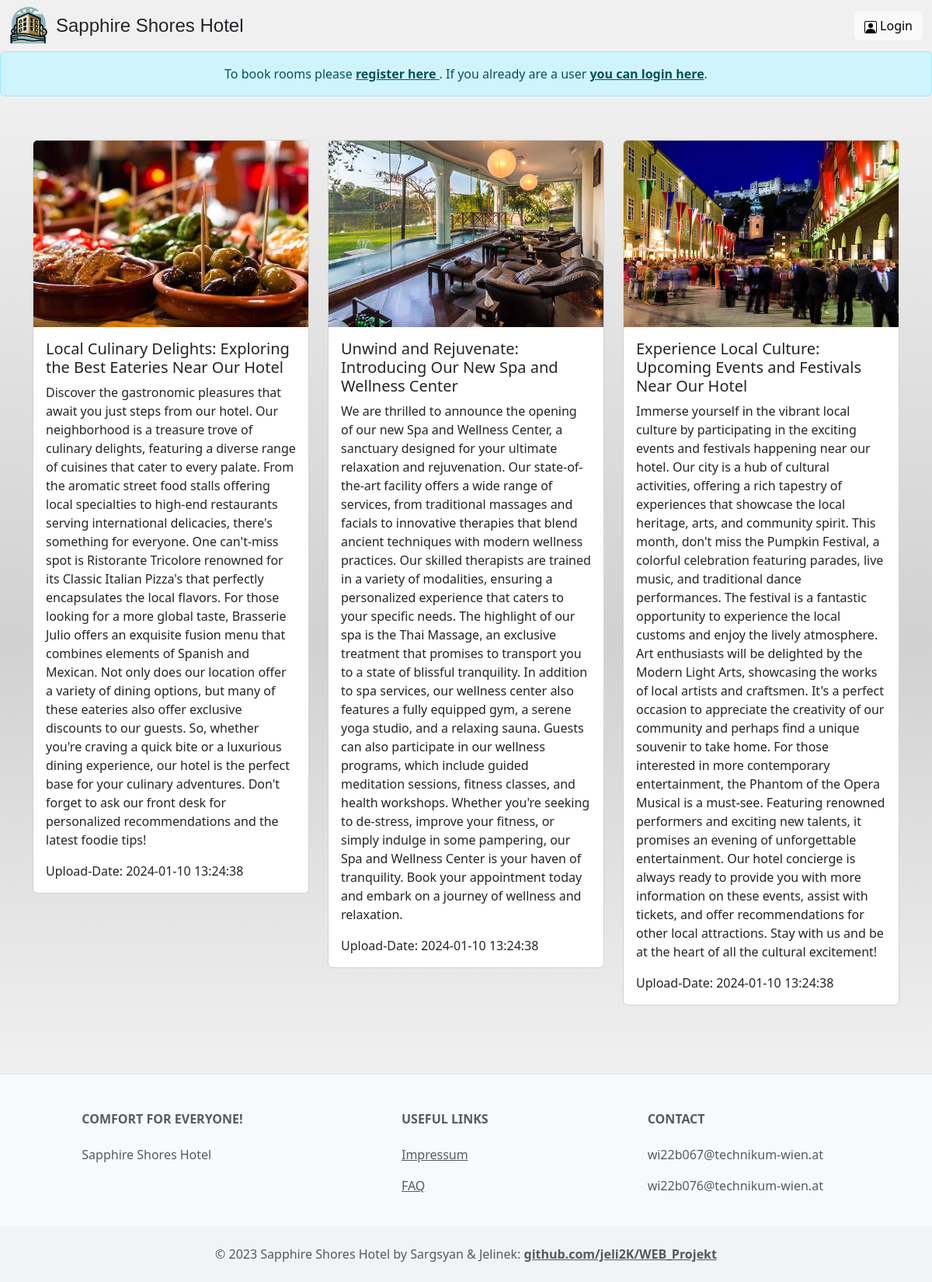
The app's page /home.php with its own data.
### tables this page shows
CREATE TABLE IF NOT EXISTS news (
    id INT AUTO_INCREMENT PRIMARY KEY,
    title VARCHAR(255) NOT NULL,
    text TEXT NOT NULL,
    date TIMESTAMP DEFAULT CURRENT_TIMESTAMP(),
    image_url VARCHAR(255) NOT NULL
);

### data/dbfunctions.php (called while the page is built, shortened)
<?php
function findAllNews () {
    global $db;
    $sql = "SELECT * FROM `news` ORDER BY `date` DESC";
    $result = $db->query($sql);
    $news = [];
    while ($row = $result->fetch_array()) {
        $news[] = $row;
    }
    return $news;
}
?>

### home.php (the view, shortened to what this page needs)
<?php
require_once("data/dbaccess.php");
require_once("data/dbfunctions.php");
?>
<!DOCTYPE html>
<html lang="de">
    <head>
        <?php include 'includes/head.php'; ?>
        <?php
        $loggedIn = false;
        ?>
        <link href="https://stackpath.bootstrapcdn.com/bootstrap/5.3.2/css/bootstrap.min.css" rel="stylesheet">
        <link href="override.css" rel="stylesheet">
    </head>
    <body>
        <nav>
        <?php
            include 'components/navbar.php';
        ?>
        </nav>
                <div class="row">
                    <div class="col-md-12 text-center mb-3">
                        <div class="alert alert-info" role="alert">
                            <?php
                            if ($loggedIn === true) {
                                echo "<a>Hello, " . htmlspecialchars($firstname) . "!</a>";
                            } else {
                                echo '<a>To book rooms please <a href="register.php" class="alert-link">register here </a>.';
                                echo ' <a> If you already are a user <a href="login.php" class="alert-link">you can login here</a>.';
                            }
                            ?>
                        </div>
                    </div>
                </div>
            <main>
                <section>
                    <div class="container my-4">
                        <div class="row">
                        <?php
                        foreach (findAllNews() as $news) {
                            echo '<div class="col-md-4 mb-3">';
                            echo '<div class="card">';
                            $imagePath = isset($news['image_url']) ? $news['image_url'] : '';
                            $imageName = pathinfo($imagePath, PATHINFO_FILENAME);
                            if (!empty($imagePath) && file_exists($imagePath)) {
                                echo '<img src="' . $imagePath . '" class="card-img-top" alt="' . $imageName . '">';
                            } else {
                                echo '<img src="uploads/news/default_news_image.png" class="card-img-top" alt="Default News Image">';
                            }
                            echo '<div class="card-body">';
                            echo '<h5 class="card-title">' . $news['title'] . '</h5>';
                            echo '<p class="card-text">' . $news['text'] . '</p>';
                            echo '<span>' . "Upload-Date: " . $news['date'] . '</span>';
                            echo '</div>';
                            echo '</div>';
                            echo '</div>';
                        }
                        ?>
                        </div>
                    </div>
                </section>
            </main>
        <footer>
           <?php include 'components/footer.php'; ?>
        </footer>
</body>
</html>

### override.css (style rules this page uses)
:root { --my-primary: red; }

### home.php (style rules this page uses)
.card-img-top { width: 100%; height: 240px; object-fit: cover; }
body { background: linear-gradient( to bottom, rgba(240, 240, 240, 0.7) 0%, rgba(204, 204, 204, 0.9) 50%, rgba(255, 255, 255, 1) 100% ), url('uploads/news/background.jpg'); background-size: cover; background-position: top center; background-repeat: no-repeat; }

### records on screen
news: image_url (picture), title "Local Culinary Delights: Exploring the Best Eateries Near Our Hotel", text "Discover the gastronomic pleasures that await you just steps from our hotel. Our neighborhood is a treasure trove of culinary delights, featuring a diverse range of cuisines that cater to every palate. From the aromatic street food stalls offering local specialties to high-end restaurants serving international delicacies, there's something for everyone. One can't-miss spot is Ristorante Tricolore renowned for its Classic Italian Pizza's that perfectly encapsulates the local flavors. For those looking for a more global taste, Brasserie Julio offers an exquisite fusion menu that combines elements of Spanish and Mexican. Not only does our location offer a variety of dining options, but many of…", date "2024-01-10 13:24:38"
news: image_url (picture), title "Unwind and Rejuvenate: Introducing Our New Spa and Wellness Center", text "We are thrilled to announce the opening of our new Spa and Wellness Center, a sanctuary designed for your ultimate relaxation and rejuvenation. Our state-of-the-art facility offers a wide range of services, from traditional massages and facials to innovative therapies that blend ancient techniques with modern wellness practices. Our skilled therapists are trained in a variety of modalities, ensuring a personalized experience that caters to your specific needs. The highlight of our spa is the Thai Massage, an exclusive treatment that promises to transport you to a state of blissful tranquility. In addition to spa services, our wellness center also features a fully equipped gym, a serene yoga…", date "2024-01-10 13:24:38"
news: image_url (picture), title "Experience Local Culture: Upcoming Events and Festivals Near Our Hotel", text "Immerse yourself in the vibrant local culture by participating in the exciting events and festivals happening near our hotel. Our city is a hub of cultural activities, offering a rich tapestry of experiences that showcase the local heritage, arts, and community spirit. This month, don't miss the Pumpkin Festival, a colorful celebration featuring parades, live music, and traditional dance performances. The festival is a fantastic opportunity to experience the local customs and enjoy the lively atmosphere. Art enthusiasts will be delighted by the Modern Light Arts, showcasing the works of local artists and craftsmen. It's a perfect occasion to appreciate the creativity of our community and…", date "2024-01-10 13:24:38"
